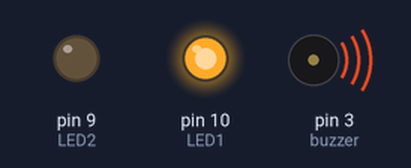
The sketch below on a simulated Arduino Uno, built with avr-gcc and run on an emulated ATmega328P. On the bench: output pins drawn as LEDs (lit = HIGH), buzzer (waves = sounding).

Above: at 0.05 s.
At 1.5 s:
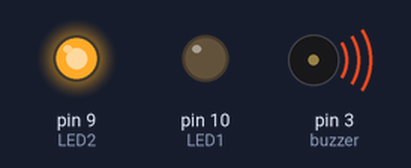
Timing chart, 0 to 3.0 s (numbered marks = the images above):
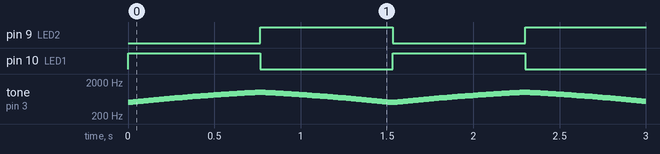

Measured:
- by itself, pin 9 (LED2), pin 10 (LED1): alternates HIGH for 0.77 s and LOW for 0.77 s
- by itself, tone on pin 3 (buzzer): plays 500 Hz for 0.02 s, 510 Hz for 0.02 s, 520 Hz for 0.02 s, 530 Hz for 0.02 s, 540 Hz for 0.02 s, 550 Hz for 0.02 s … (7686 notes in this stretch)

The sketch:

code.ino
```cpp
const int LED1   = 10;
const int LED2   = 9;
const int buzzer = 3;

void setup() {
    pinMode(LED1, OUTPUT);
    pinMode(LED2, OUTPUT);
}

void loop() {
  for (int f = 500; f <= 1000; f += 10) {
        tone(buzzer, f);
        digitalWrite(LED1, HIGH);
        digitalWrite(LED2, LOW);
        delay(15);
  }

  for (int f = 1000; f >= 500; f -= 10) {
        tone(buzzer, f);
        digitalWrite(LED1, LOW);
        digitalWrite(LED2, HIGH);
        delay(15);
  }
}
```
